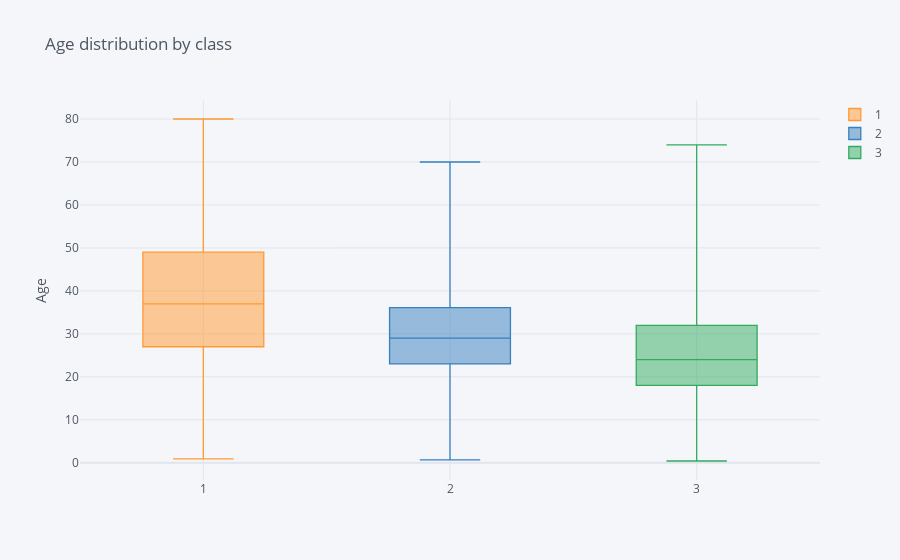

Write notebook code for a chart like this one.
### Code cell
train_data_nonan.pivot(columns='Pclass', values='Age').iplot(
        kind='box',
        yTitle='Age',
        title='Age distribution by class')

### Figure 1 — Plotly figure (JSON) as saved in the notebook; plotly's stock layout.template omitted (floating-point values rounded to 4 significant figures; data arrays with more than 128 entries replaced by an {"elided": "..."} marker saying what was removed)
{"data": [{"boxpoints": false, "line": {"width": 1.3}, "marker": {"color": "rgba(255, 153, 51, 1.0)"}, "name": "1", "orientation": "v", "type": "box", "y": {"elided": "714 float values"}}, {"boxpoints": false, "line": {"width": 1.3}, "marker": {"color": "rgba(55, 128, 191, 1.0)"}, "name": "2", "orientation": "v", "type": "box", "y": {"elided": "714 float values"}}, {"boxpoints": false, "line": {"width": 1.3}, "marker": {"color": "rgba(50, 171, 96, 1.0)"}, "name": "3", "orientation": "v", "type": "box", "y": {"elided": "714 float values"}}], "layout": {"legend": {"bgcolor": "#F5F6F9", "font": {"color": "#4D5663"}}, "paper_bgcolor": "#F5F6F9", "plot_bgcolor": "#F5F6F9", "title": {"font": {"color": "#4D5663"}, "text": "Age distribution by class"}, "xaxis": {"gridcolor": "#E1E5ED", "showgrid": true, "tickfont": {"color": "#4D5663"}, "title": {"font": {"color": "#4D5663"}, "text": ""}, "zerolinecolor": "#E1E5ED"}, "yaxis": {"gridcolor": "#E1E5ED", "showgrid": true, "tickfont": {"color": "#4D5663"}, "title": {"font": {"color": "#4D5663"}, "text": "Age"}, "zerolinecolor": "#E1E5ED"}}}
